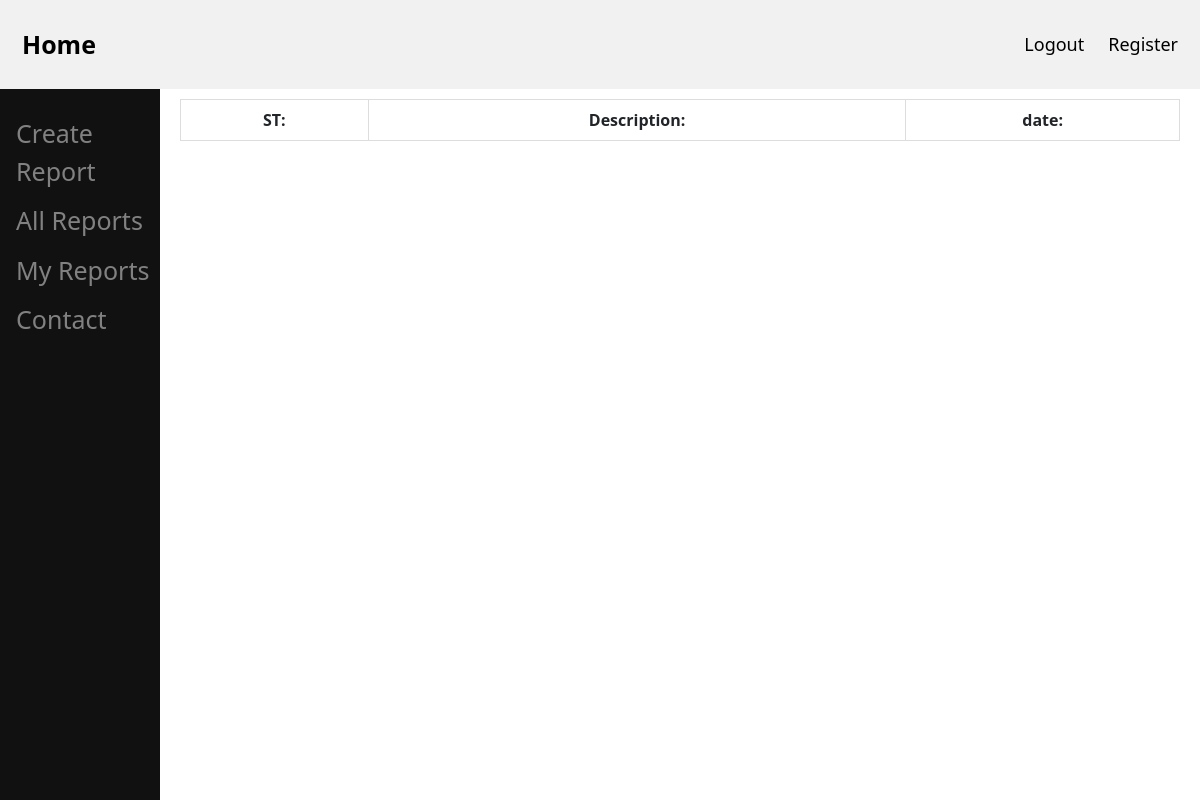
Before: /my-reports/ (signed in) with the older database file.
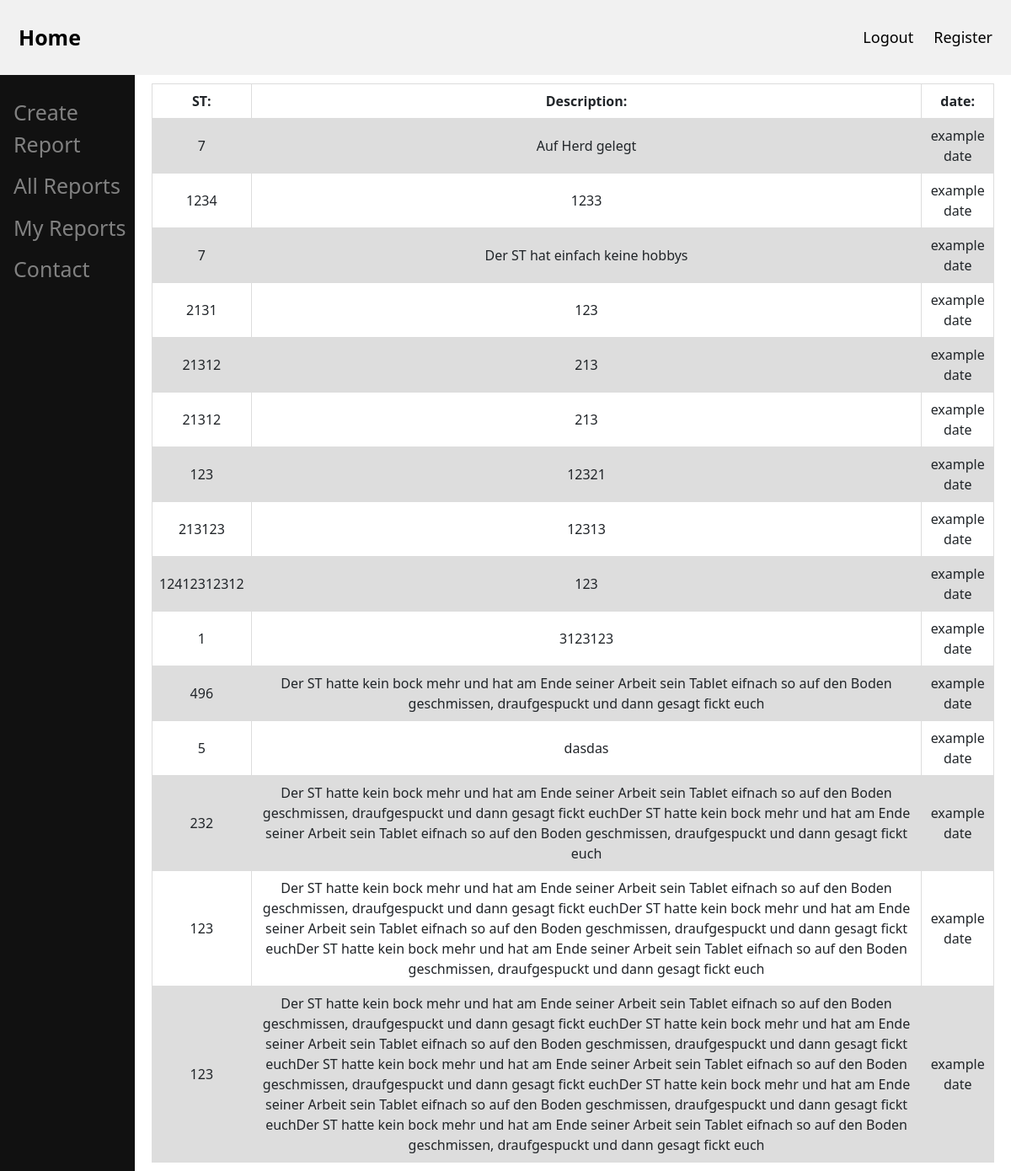
After: the same page with the newer database file.
### app/models.py (models this page shows, shortened)
class Report(models.Model):
    stnumber = models.IntegerField()
    text = models.CharField(max_length=500)
    user = models.ForeignKey(
        settings.AUTH_USER_MODEL,
        on_delete=models.CASCADE,
    )

### app/views.py (the view)
# urls.py: path("my-reports/", views.my_reports, name="my_reports")
def my_reports(request):
    if request.user.is_authenticated:
        my_reports = Report.objects.filter(user=request.user)
        return render(request, "my_reports.html", {
            'my_reports': my_reports,
        })
    else:
        messages.success(request, ("Please Login first"))
        return redirect('login')

### app/templates/my_reports.html (shortened to what this page needs)
{% extends 'base.html' %}
{% block content %}
    <div class="reports">
        <table>
            <tr>
                <th>ST:</th>
                <th class="description">Description:</th>
                <th>date:</th>
            </tr>
            {% for x in my_reports %}
            <tr>
                <td>{{ x.stnumber }}</td>
                <td class="text">{{ x.text }}</td>
                <td>example date</td>
            </tr>
            {% endfor %}
        </table>
    </div>
{% endblock %}

### app/templates/base.html (shortened to what this page needs)
<!DOCTYPE html>
<html lang="en">
<head>
    <link href="https://cdn.jsdelivr.net/npm/bootstrap@5.3.2/dist/css/bootstrap.min.css" rel="stylesheet">
</head>
<body>
        <div class="head">
            <a href="{% url 'home' %}" class="logo">Home</a>
            <div class="head-right">
                {% if user.is_authenticated %}
                    <a href="{% url 'logout' %}">Logout</a>
                {% else %}
                <a href="{% url 'login' %}">Login</a>
                {% endif %}
                <a href="{% url 'register' %}">Register</a>
            </div>
        </div>
        <div class="sidebar">
            <a href="{% url 'report' %}">Create Report</a>
            <a href="{% url 'show_reports' %}">All Reports</a>
            <a href="{% url 'my_reports' %}">My Reports</a>
            <a href="">Contact</a>
          </div>
    <div class="main">
    {% block content %}
    {% endblock %}
    </div>
</body>
</html>

### app/templates/base.html (style rules this page uses)
body { margin: 0; }
.main { margin-left: 160px; padding: 0px 10px; margin-top: 89px; }
.head { overflow: hidden; background-color: #f1f1f1; padding: 20px 10px; position: fixed; width: 100%; top: 0; z-index: 2; }
.head a.logo { font-size: 25px; font-weight: bold; }
.head-right { float: right; }
.head a { float: left; color: black; text-align: center; padding: 12px; text-decoration: none; font-size: 18px; line-height: 25px; border-radius: 4px; }
.sidebar { height: 100%; width: 160px; position: fixed; z-index: 1; left: 0; background-color: #111; overflow-x: hidden; padding-top: 20px; }
.sidebar a { padding: 6px 8px 6px 16px; text-decoration: none; font-size: 25px; color: #818181; display: block; }
.reports { text-align: center; list-style-type: none; border-collapse: collapse; width: 100%; height: 100%; overflow: scroll; padding: 10px; }
.reports td, th { border: 1px solid #dddddd; padding: 8px; }
.reports table { min-width: 100%; }
tr:nth-child(even) { background-color: #dddddd; }

Changed rows visible on the page:
added Report: stnumber "7", text "Auf Herd gelegt"
added Report: stnumber "1234", text "1233"
added Report: stnumber "7", text "Der ST hat einfach keine hobbys"
added Report: stnumber "2131", text "123"
added Report: stnumber "21312", text "213"
added Report: stnumber "21312", text "213"
added Report: stnumber "123", text "12321"
added Report: stnumber "213123", text "12313"
added Report: stnumber "12412312312", text "123"
added Report: stnumber "1", text "3123123"
added Report: stnumber "496", text "Der ST hatte kein bock mehr und hat am Ende seiner Arbeit sein Tablet eifnach so auf den Boden geschmissen, draufgespuckt und dann gesagt fickt euch"
added Report: stnumber "5", text "dasdas"
added Report: stnumber "232", text "Der ST hatte kein bock mehr und hat am Ende seiner Arbeit sein Tablet eifnach so auf den Boden geschmissen, draufgespuckt und dann gesagt fickt euchDer ST hatte kein bock mehr und hat am Ende seiner Arbeit sein Tablet eifnach so auf den Boden geschmissen, draufgespuckt und dann gesagt fickt euch"
added Report: stnumber "123", text "Der ST hatte kein bock mehr und hat am Ende seiner Arbeit sein Tablet eifnach so auf den Boden geschmissen, draufgespuckt und dann gesagt fickt euchDer ST hatte kein bock mehr und hat am Ende seiner Arbeit sein Tablet eifnach so auf den Boden geschmissen, draufgespuckt und dann gesagt fickt euchDer ST hatte kein bock mehr und hat am Ende seiner Arbeit sein Tablet eifnach so auf den Boden geschmissen, draufgespuckt und dann gesagt fickt euch"
added Report: stnumber "123", text "Der ST hatte kein bock mehr und hat am Ende seiner Arbeit sein Tablet eifnach so auf den Boden geschmissen, draufgespuckt und dann gesagt fickt euchDer ST hatte kein bock mehr und hat am Ende seiner Arbeit sein Tablet eifnach so auf den Boden geschmissen, draufgespuckt und dann gesagt fickt euchDer ST hatte kein bock mehr und hat am Ende seiner Arbeit sein Tablet eifnach so auf den Boden geschmissen, draufgespuckt und dann gesagt fickt euchDer ST hatte kein bock mehr und hat am Ende seiner Arbeit sein Tablet eifnach so auf den Boden geschmissen, draufgespuckt und dann gesagt fickt euchDer ST hatte kein bock mehr und hat am Ende seiner Arbeit sein Tablet eifnach so auf den Boden geschmissen,…"
